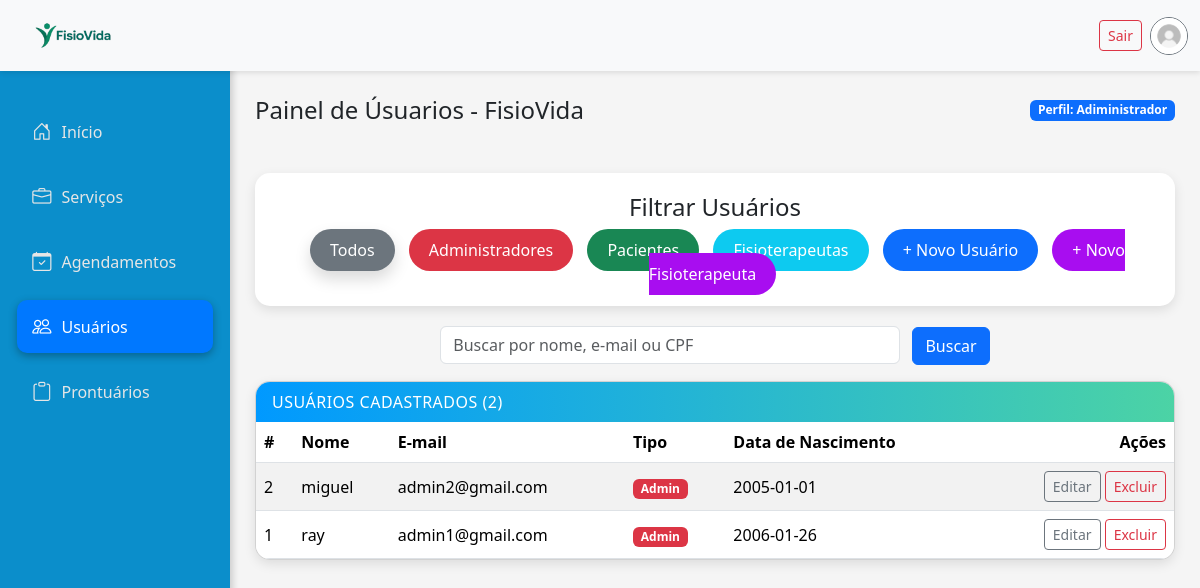
/admin/usuarios.php, run on the app's committed database.
### tables this page shows
CREATE TABLE usuario (
    id INT PRIMARY KEY AUTO_INCREMENT,
    nome VARCHAR(100),
    email VARCHAR(50) UNIQUE,
    senha VARCHAR(100),
    cpf VARCHAR(14) UNIQUE,
    data_nasc DATE,
    telefone VARCHAR(20),
    cep VARCHAR(200),
    sexo ENUM('M','F','Outro'),
    foto VARCHAR(255) DEFAULT '../img/imagem_perfil.JPEG',
    tipo_usuario ENUM('paciente', 'fisioterapeuta', 'admin') NOT NULL
);

### admin/usuarios.php (the view, shortened to what this page needs)
<?php
require_once '../php/db.php';
$qUsuario     = trim($_GET['q_usuario'] ?? '');
$tipoFiltro   = $_GET['tipo'] ?? '';
$page         = max(1, (int)($_GET['page'] ?? 1));
$perPage      = 8;
$userClauses = [];
$userParams  = [];
$userWhereSql = $userClauses ? ('WHERE ' . implode(' AND ', $userClauses)) : '';
$stmt = $pdo->prepare("SELECT COUNT(*) FROM usuario $userWhereSql");
$stmt->execute($userParams);
$totalUsuarios = (int)$stmt->fetchColumn();
$offsetUsuarios = ($page - 1) * $perPage;
$sqlUsuarios = "SELECT id, nome, email, tipo_usuario, data_nasc
                FROM usuario
                $userWhereSql
                ORDER BY id DESC
                LIMIT $perPage OFFSET $offsetUsuarios";
$stmt = $pdo->prepare($sqlUsuarios);
$stmt->execute($userParams);
$usuarios = $stmt->fetchAll();
include __DIR__ . '/partials/header.php';
?>
<!DOCTYPE html>
<html lang="pt-BR">
<head>
</head>
  <div class="d-flex align-items-center justify-content-between mb-3">
    <h2 class="h4 mb-0">Painel de Úsuarios - FisioVida</h2>
    <span class="badge text-bg-primary">Perfil: Adiministrador</span>
  </div>
<div class="mt-5">
  <div class="container-filtro text-center">
    <h4 class="mb-3">Filtrar Usuários</h4>
    <div>
      <a href="?tipo=" class="btn-filtro btn-todos <?= $tipoFiltro==='' ? 'shadow' : '' ?>">Todos</a>
      <a href="?tipo=admin" class="btn-filtro btn-admin <?= $tipoFiltro==='admin' ? 'shadow' : '' ?>">Administradores</a>
      <a href="?tipo=paciente" class="btn-filtro btn-paciente <?= $tipoFiltro==='paciente' ? 'shadow' : '' ?>">Pacientes</a>
      <a href="?tipo=fisioterapeuta" class="btn-filtro btn-fisio <?= $tipoFiltro==='fisioterapeuta' ? 'shadow' : '' ?>">Fisioterapeutas</a>
      <a href="usuario_create.php" class="btn-filtro btn-novo">+ Novo Usuário</a>
      <a href="fisio_create.php" class="btn-filtro btn-novofisio">+ Novo Fisioterapeuta</a>
    </div>
  </div>
  <form method="get" class="mb-3 text-center">
    <input type="text" name="q_usuario" class="form-control d-inline-block w-50"
           placeholder="Buscar por nome, e-mail ou CPF"
           value="<?= htmlspecialchars($qUsuario) ?>">
    <button class="btn btn-primary ms-2">Buscar</button>
  </form>
  <div class="card">
    <div class="card-header">
      Usuários cadastrados (<?= $totalUsuarios ?>)
    </div>
    <div class="card-body p-0">
      <div class="table-responsive">
        <table class="table table-striped table-hover mb-0 align-middle">
          <thead>
            <tr>
              <th>#</th>
              <th>Nome</th>
              <th>E-mail</th>
              <th>Tipo</th>
              <th>Data de Nascimento</th>
              <th class="text-end">Ações</th>
            </tr>
          </thead>
          <tbody>
            <?php foreach ($usuarios as $u): ?>
              <tr>
                <td><?= (int)$u['id'] ?></td>
                <td><?= htmlspecialchars($u['nome']) ?></td>
                <td><?= htmlspecialchars($u['email']) ?></td>
                <td>
                  <span class="badge text-bg-<?= $u['tipo_usuario']==='admin' ? 'danger' : ($u['tipo_usuario']==='fisioterapeuta' ? 'info' : 'secondary') ?>">
                    <?= htmlspecialchars(ucfirst($u['tipo_usuario'])) ?>
                  </span>
                </td>
                <td><?= htmlspecialchars($u['data_nasc']) ?></td>
                <td class="text-end">
                  <a class="btn btn-sm btn-outline-secondary" href="usuario_edit.php?id=<?= (int)$u['id'] ?>">Editar</a>
                  <form action="usuario_delete.php" method="post" class="d-inline" onsubmit="return confirm('Deseja excluir este usuário?');">
                    <button type="submit" class="btn btn-sm btn-outline-danger">Excluir</button>
                  </form>
                </td>
              </tr>
            <?php endforeach; ?>
          </tbody>
        </table>
      </div>
    </div>
  </div>
</div>
<?php include __DIR__ . '/partials/footer.php'; ?>
</body>
</html>

### admin/partials/header.php (shortened to what this page needs)
<?php
$idUsuario = $_SESSION['usuario_id'];
$stmt = $pdo->prepare("SELECT nome, email, cpf, data_nasc, telefone, cep, sexo, tipo_usuario
                       FROM usuario WHERE id = ?");
$stmt->execute([$idUsuario]);
$usuario = $stmt->fetch(PDO::FETCH_ASSOC);
?>
<!DOCTYPE html>
<html lang="pt-br" data-bs-theme="light">
<head>
  <link href="https://cdn.jsdelivr.net/npm/bootstrap@5.3.3/dist/css/bootstrap.min.css" rel="stylesheet">
  <link href="https://cdn.jsdelivr.net/npm/bootstrap-icons@1.11.3/font/bootstrap-icons.css" rel="stylesheet">
</head>
<body>
<nav class="navbar navbar-expand-md bg-light sticky-top">
  <div class="container-fluid d-flex justify-content-between align-items-center" style="height: 55px;">
    <a href="admin.php" class="navbar-brand">
      <img src="../img/Fisiovida logo.png" alt="imagemfisiovida" width="120" height="78">
    </a>
    <div class="collapse navbar-collapse justify-content-end" id="menunavbar">
      <ul class="navbar-nav ms-auto d-flex align-items-center">
        <li class="nav-item me-2">
          <a class="btn btn-outline-danger btn-sm" href="../php/logout.php">Sair</a>
        </li>
        <li class="nav-item">
          <button class="btn p-0 border-0 bg-transparent" id="profileBtn" title="Perfil">
            <img
              src="<?php echo htmlspecialchars($_SESSION['foto_perfil'] ?? ($usuario['foto'] ?? '../img/imagem_perfil.JPEG')); ?>"
              alt="Foto de perfil"
              class="rounded-circle border border-secondary"
              width="38"
              height="38"
              style="object-fit: cover;"
            >
          </button>
        </li>
      </ul>
    </div>
  </div>
</nav>
<div id="sidebar">
  <a href="admin.php" class="nav-link <?php echo (basename($_SERVER['PHP_SELF']) == 'admin.php') ? 'active' : ''; ?>"><i class="bi bi-house-door"></i> Início</a>
  <a href="servicos.php" class="nav-link <?php echo (basename($_SERVER['PHP_SELF']) == 'servicos.php') ? 'active' : ''; ?>"><i class="bi bi-briefcase"></i> Serviços</a>
  <a href="agendamentos.php" class="nav-link <?php echo (basename($_SERVER['PHP_SELF']) == 'agendamentos.php') ? 'active' : ''; ?>"><i class="bi bi-calendar-check"></i> Agendamentos</a>
  <a href="usuarios.php" class="nav-link <?php echo (basename($_SERVER['PHP_SELF']) == 'usuarios.php') ? 'active' : ''; ?>"><i class="bi bi-people"></i> Usuários</a>
  <a href="prontuario.php" class="nav-link <?php echo (basename($_SERVER['PHP_SELF']) == 'prontuario.php') ? 'active' : ''; ?>"><i class="bi bi-clipboard"></i> Prontuários</a>
</div>
<div id="main-content">

### admin/partials/footer.php (shortened to what this page needs)
  </div>
<div aria-live="polite" aria-atomic="true" class="position-relative">
  <div id="toastArea" class="toast-container position-fixed top-0 end-0 p-3" style="z-index: 1080;"></div>
</div>
</body>
</html>

### admin/partials/header.php (style rules this page uses)
body { background-color: whitesmoke; min-height: 100vh; background-attachment: fixed; background-repeat: no-repeat; background-size: cover; }
#sidebar { width: 230px; background: #0b8ecb; height: 100vh; position: fixed; top: 0; left: 0; padding-top: 100px; display: flex; flex-direction: column; align-items: center; box-shadow: 2px 0 8px rgba(0, 0, 0, 0.2); z-index: 1000; }
#sidebar .nav-link { width: 85%; color: #e6e6e6; padding: 12px 15px; margin: 6px 0; border-radius: 10px; font-weight: normal; display: flex; align-items: center; gap: 10px; transition: all 0.3s ease; }
#sidebar .nav-link i { font-size: 1.2rem; }
#sidebar .nav-link.active { background-color: #0078ff; color: #fff; box-shadow: 0 3px 8px rgba(0, 0, 0, 0.3); }
#main-content { margin-left: 230px; padding: 25px; min-height: 100vh; transition: margin-left 0.3s ease; }
.navbar { z-index: 1100; box-shadow: 0 2px 5px rgba(0,0,0,0.1); }

### admin/usuarios.php (style rules this page uses)
.container-filtro { background: #fff; border-radius: 15px; padding: 20px; box-shadow: 0 4px 12px rgba(0,0,0,0.1); margin-bottom: 20px; }
.btn-filtro { border: none; color: #fff; padding: 10px 20px; margin: 5px; border-radius: 25px; font-weight: 500; transition: all 0.3s ease; }
.btn-todos { background-color: #6c757d; }
.btn-admin { background-color: #dc3545; }
.btn-paciente { background-color: #198754; }
.btn-fisio { background-color: #0dcaf0; }
.btn-novo { background-color: #0d6efd; }
.btn-novofisio { background-color: #a80df0ff; }
.table thead { background-color: #f8f9fa; }
.card { border-radius: 15px; box-shadow: 0 4px 12px rgba(0,0,0,0.1); overflow: hidden; }
.card-header { background: linear-gradient(90deg, #0099ff, #4cd3a5); color: white; font-weight: 500; font-size: 1rem; border-bottom: none; text-transform: uppercase; letter-spacing: 0.5px; }
.btn-filtro, .btn-filtro:hover, .btn-filtro:focus, .btn-filtro:active { text-decoration: none; }
a { text-decoration: none; }

### data on the page
usuario: id "2", nome "miguel", email "admin2@gmail.com", tipo_usuario "Admin", data_nasc "2005-01-01"
usuario: id "1", nome "ray", email "admin1@gmail.com", tipo_usuario "Admin", data_nasc "2006-01-26"

### other printed values
$totalUsuarios "2"
